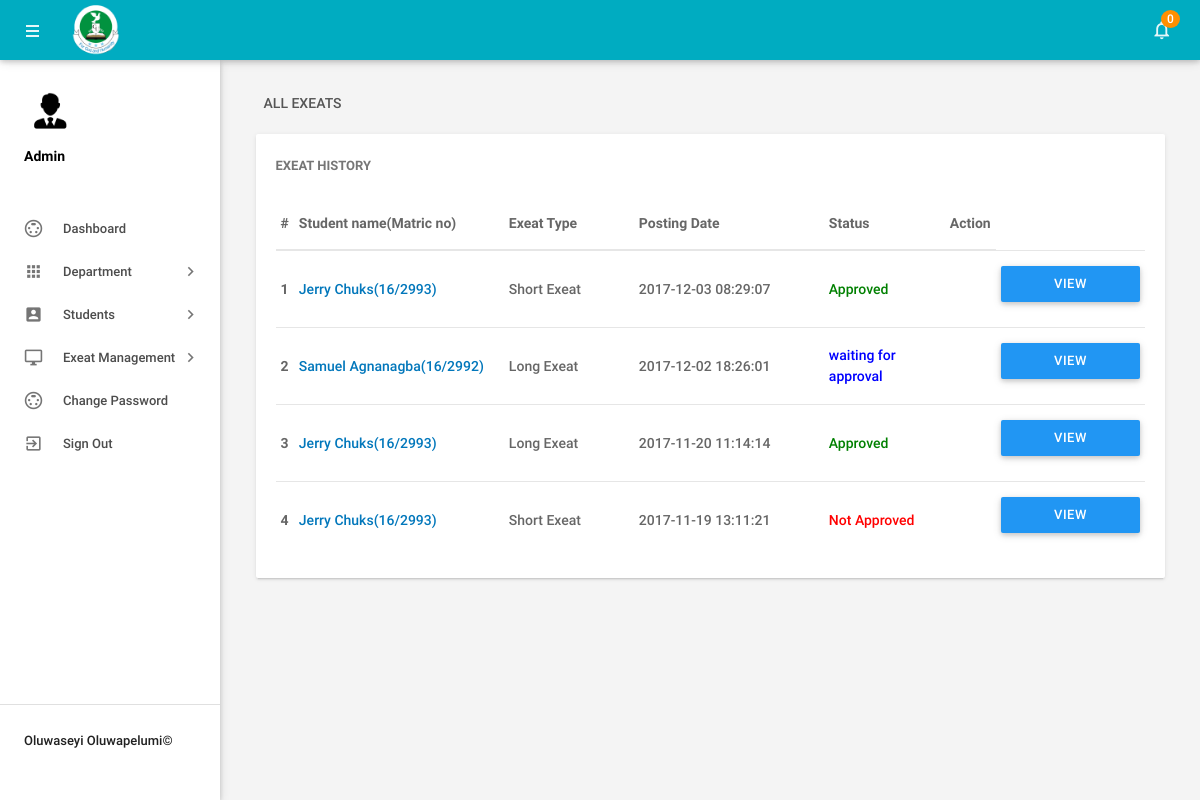
The page /admin/exeats.php (signed in) on the database its author committed.
### tables this page shows
CREATE TABLE IF NOT EXISTS `tblleaves` (
  `id` int(11) NOT NULL,
  `LeaveType` varchar(110) NOT NULL,
  `ToDate` varchar(120) NOT NULL,
  `FromDate` varchar(120) NOT NULL,
  `Description` mediumtext NOT NULL,
  `PostingDate` timestamp NOT NULL DEFAULT CURRENT_TIMESTAMP,
  `AdminRemark` mediumtext,
  `AdminRemarkDate` varchar(120) DEFAULT NULL,
  `Status` int(1) NOT NULL,
  `IsRead` int(1) NOT NULL,
  `empid` int(11) DEFAULT NULL
);

CREATE TABLE IF NOT EXISTS `tblemployees` (
  `id` int(11) NOT NULL,
  `EmpId` varchar(100) NOT NULL,
  `FirstName` varchar(150) NOT NULL,
  `LastName` varchar(150) NOT NULL,
  `EmailId` varchar(200) NOT NULL,
  `file_name` varchar(255) NOT NULL,
  `Password` varchar(180) NOT NULL,
  `Gender` varchar(100) NOT NULL,
  `Hostel` varchar(100) NOT NULL,
  `Dob` varchar(100) NOT NULL,
  `Department` varchar(255) NOT NULL,
  `Address` varchar(255) NOT NULL,
  `City` varchar(200) NOT NULL,
  `Country` varchar(150) NOT NULL,
  `Phonenumber` char(11) NOT NULL,
  `Status` int(1) NOT NULL,
  `RegDate` timestamp NOT NULL DEFAULT CURRENT_TIMESTAMP
);

### admin/exeats.php (the view, shortened to what this page needs)
<?php
include('includes/config.php');
if(strlen($_SESSION['alogin'])==0)
    {
header('location:index.php');
}
else{
 ?>
<!DOCTYPE html>
<html lang="en">
    <head>
        <link type="text/css" rel="stylesheet" href="../assets/plugins/materialize/css/materialize.min.css"/>
        <link href="../assets/plugins/material-preloader/css/materialPreloader.min.css" rel="stylesheet">
        <link href="../assets/plugins/datatables/css/jquery.dataTables.min.css" rel="stylesheet">
                <link href="../assets/plugins/google-code-prettify/prettify.css" rel="stylesheet" type="text/css"/>
        <link href="../assets/css/alpha.min.css" rel="stylesheet" type="text/css"/>
        <link href="../assets/css/custom.css" rel="stylesheet" type="text/css"/>
    </head>
    <body>
       <?php include('includes/header.php');?>
       <?php include('includes/sidebar.php');?>
            <main class="mn-inner">
                <div class="row">
                    <div class="col s12">
                        <div class="page-title">All Exeats</div>
                    </div>
                    <div class="col s12 m12 l12">
                        <div class="card">
                            <div class="card-content">
                                <span class="card-title">Exeat History</span>
                                <table id="example" class="display responsive-table ">
                                    <thead>
                                        <tr>
                                            <th>#</th>
                                            <th width="200">Student name(Matric no)</th>
                                            <th width="120">Exeat Type</th>
                                             <th width="180">Posting Date</th>
                                            <th>Status</th>
                                            <th align="center">Action</th>
                                        </tr>
                                    </thead>
                                    <tbody>
<?php $sql = "SELECT tblleaves.id as lid,tblemployees.FirstName,tblemployees.LastName,tblemployees.EmpId,tblemployees.id,tblleaves.LeaveType,tblleaves.PostingDate,tblleaves.Status from tblleaves join tblemployees on tblleaves.empid=tblemployees.id order by lid desc";
$query = $dbh -> prepare($sql);
$query->execute();
$results=$query->fetchAll(PDO::FETCH_OBJ);
$cnt=1;
if($query->rowCount() > 0)
{
foreach($results as $result)
{
      ?>
                                        <tr>
                                            <td> <b><?php echo htmlentities($cnt);?></b></td>
                                              <td><a href="view-student.php?empid=<?php echo htmlentities($result->id);?>" target="_blank"><?php echo htmlentities($result->FirstName." ".$result->LastName);?>(<?php echo htmlentities($result->EmpId);?>)</a></td>
                                            <td><?php echo htmlentities($result->LeaveType);?></td>
                                            <td><?php echo htmlentities($result->PostingDate);?></td>
                                                                       <td><?php $stats=$result->Status;
if($stats==1){
                                             ?>
                                                 <span style="color: green">Approved</span>
                                                 <?php } if($stats==2)  { ?>
                                                <span style="color: red">Not Approved</span>
                                                 <?php } if($stats==0)  { ?>
 <span style="color: blue">waiting for approval</span>
 <?php } ?>
                                             </td>
          <td>
           <td><a href="exeat-details.php?leaveid=<?php echo htmlentities($result->lid);?>" class="waves-effect waves-light btn blue m-b-xs"  > View Details</a></td>
                                    </tr>
                                         <?php $cnt++;} }?>
                                    </tbody>
                                </table>
                            </div>
                        </div>
                    </div>
                </div>
            </main>
        </div>
        <div class="left-sidebar-hover"></div>
    </body>
</html>
<?php } ?>

### rows shown on the page
tblleaves: tblemployees.FirstName+LastName "Jerry Chuks", tblemployees.EmpId "16/2993", LeaveType "Short Exeat", PostingDate "2017-12-03 08:29:07", Status "Approved"
tblleaves: tblemployees.FirstName+LastName "Samuel Agnanagba", tblemployees.EmpId "16/2992", LeaveType "Long Exeat", PostingDate "2017-12-02 18:26:01", Status "waiting for approval"
tblleaves: tblemployees.FirstName+LastName "Jerry Chuks", tblemployees.EmpId "16/2993", LeaveType "Long Exeat", PostingDate "2017-11-20 11:14:14", Status "Approved"
tblleaves: tblemployees.FirstName+LastName "Jerry Chuks", tblemployees.EmpId "16/2993", LeaveType "Short Exeat", PostingDate "2017-11-19 13:11:21", Status "Not Approved"

### other values the page prints
$unreadcount "0"
